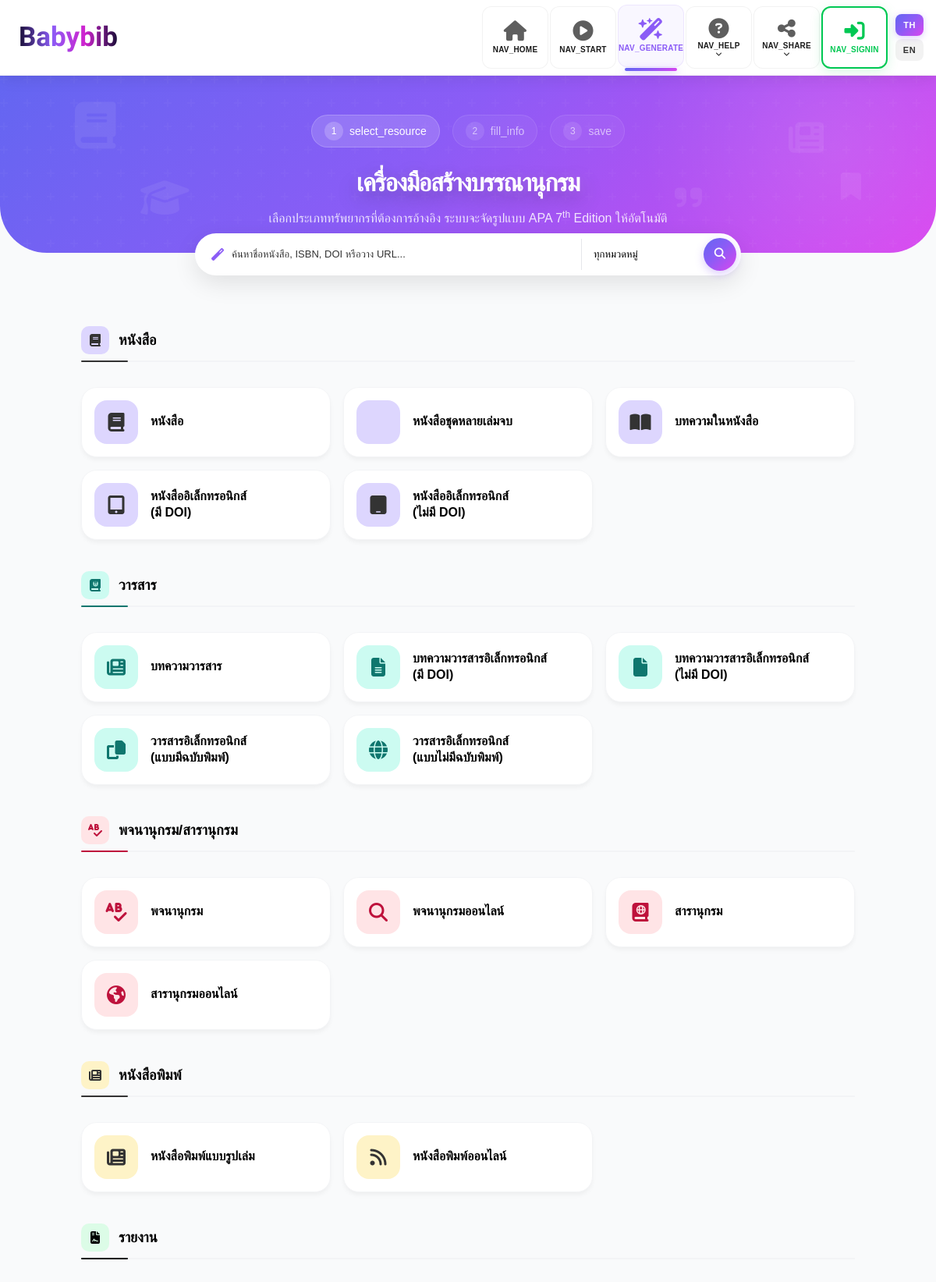
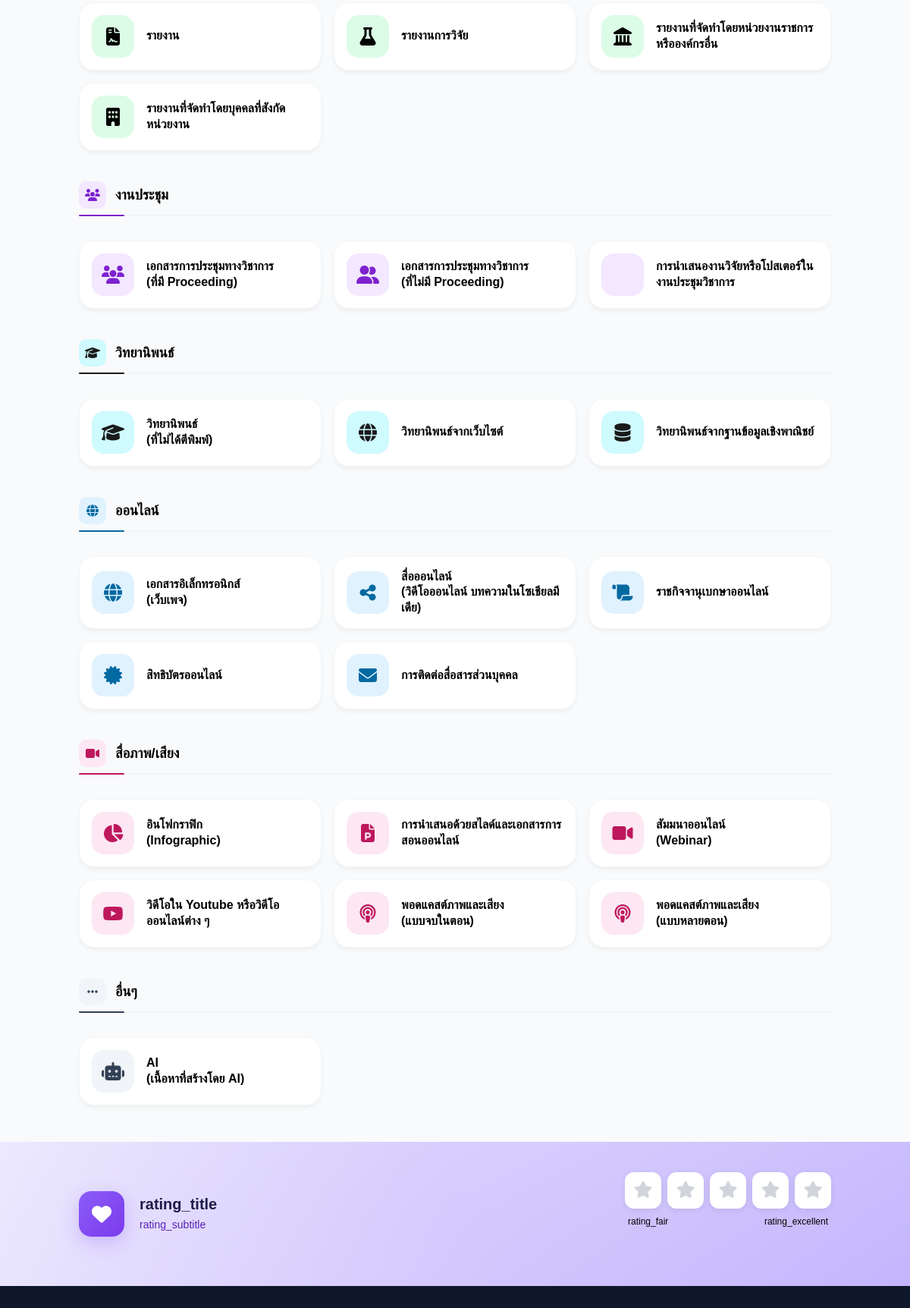
Screenshot of /generate.php (upper part) with the database file from the repository (2 pictures, top to bottom).
### tables this page shows
CREATE TABLE IF NOT EXISTS resource_types (
    id INT AUTO_INCREMENT PRIMARY KEY,
    code VARCHAR(50) UNIQUE NOT NULL,
    name_th VARCHAR(255) NOT NULL,
    name_en VARCHAR(255) NOT NULL,
    category VARCHAR(100) NOT NULL,
    icon VARCHAR(50) DEFAULT 'fa-file',
    fields_config JSON NOT NULL,
    sort_order INT DEFAULT 0,
    is_active TINYINT(1) DEFAULT 1,
    created_at TIMESTAMP DEFAULT CURRENT_TIMESTAMP,
    INDEX idx_resource_category (category),
    INDEX idx_resource_active (is_active),
    INDEX idx_resource_sort (sort_order)
);

### includes/session.php (called while the page is built, shortened)
<?php
function isLoggedIn()
{
    return isset($_SESSION['user_id']) && !empty($_SESSION['user_id']);
}
function getCurrentLanguage()
{
    return $_SESSION['language'] ?? $_SESSION['user_language'] ?? 'th';
}
if (!isset($lang)) {
    $currentLang = getCurrentLanguage();
    $langFile = __DIR__ . '/../lang/' . $currentLang . '.php';
    $lang = file_exists($langFile) ? require $langFile : require __DIR__ . '/../lang/th.php';
}
if (!function_exists('__')) {
    function __($key, $forcedLang = null)
    {
        global $lang, $currentLang;
        static $cachedLangs = [];
        if ($forcedLang && $forcedLang !== $currentLang) {
            if (!isset($cachedLangs[$forcedLang])) {
                $langFile = __DIR__ . '/../lang/' . $forcedLang . '.php';
                $cachedLangs[$forcedLang] = file_exists($langFile) ? require $langFile : [];
            }
            return $cachedLangs[$forcedLang][$key] ?? $key;
        }
        return $lang[$key] ?? $key;
    }
}

### includes/functions.php (called while the page is built, shortened)
<?php
function getResourceTypes($category = null)
{
    try {
        $db = getDB();
        $sql = "SELECT * FROM resource_types WHERE is_active = 1";
        $sql .= " ORDER BY sort_order, name_th";
        $stmt = $db->prepare($sql);
        $stmt->execute($category ? [$category] : []);
        return $stmt->fetchAll();
    } catch (Exception $e) {
        return [];
    }
}
function getResourceCategories()
{
    return [
        'books' => ['name_th' => 'หนังสือ', 'name_en' => 'Books', 'icon' => 'fa-book'],
        'journals' => ['name_th' => 'วารสาร', 'name_en' => 'Journals', 'icon' => 'fa-book-journal-whills'],
        'reference' => ['name_th' => 'พจนานุกรม/สารานุกรม', 'name_en' => 'Reference', 'icon' => 'fa-spell-check'],
        'newspapers' => ['name_th' => 'หนังสือพิมพ์', 'name_en' => 'Newspapers', 'icon' => 'fa-newspaper'],
        'reports' => ['name_th' => 'รายงาน', 'name_en' => 'Reports', 'icon' => 'fa-file-contract'],
        'conferences' => ['name_th' => 'งานประชุม', 'name_en' => 'Conferences', 'icon' => 'fa-users'],
        'theses' => ['name_th' => 'วิทยานิพนธ์', 'name_en' => 'Theses', 'icon' => 'fa-graduation-cap'],
        'online' => ['name_th' => 'ออนไลน์', 'name_en' => 'Online', 'icon' => 'fa-globe'],
        'media' => ['name_th' => 'สื่อภาพ/เสียง', 'name_en' => 'Media', 'icon' => 'fa-video'],
        'others' => ['name_th' => 'อื่นๆ', 'name_en' => 'Others', 'icon' => 'fa-ellipsis']
    ];
}

### generate.php (the view, shortened to what this page needs)
<?php
require_once 'includes/header.php';
if (isLoggedIn()) {
    require_once 'includes/navbar-user.php';
} else {
    require_once 'includes/navbar-guest.php';
}
$resourceTypes = getResourceTypes();
$categories = getResourceCategories();
?>
<section class="hero" style="padding: 240px 0 var(--space-24); border-bottom-left-radius: 60px; border-bottom-right-radius: 60px; min-height: auto; align-items: flex-start;">
    <div class="hero-decorations">
        <i class="fas fa-book decor-1"></i>
        <i class="fas fa-newspaper decor-2"></i>
        <i class="fas fa-graduation-cap decor-3"></i>
        <i class="fas fa-bookmark decor-4"></i>
        <i class="fas fa-quote-right decor-5"></i>
    </div>
    <div class="container">
        <div class="hero-content" style="margin-top: 50px;">
            <div class="step-indicator" style="margin-bottom: 25px;">
                <div class="step active" id="step-1" style="background: rgba(255,255,255,0.15); color: white; border: 1px solid rgba(255,255,255,0.2);">
                    <span class="step-number" style="background: rgba(255,255,255,0.2);">1</span>
                    <?php echo __('select_resource'); ?>
                </div>
                <div class="step" id="step-2" style="background: rgba(255,255,255,0.05); color: rgba(255,255,255,0.6); border: 1px solid rgba(255,255,255,0.1);">
                    <span class="step-number" style="background: rgba(255,255,255,0.1);">2</span>
                    <?php echo __('fill_info'); ?>
                </div>
                <div class="step" id="step-3" style="background: rgba(255,255,255,0.05); color: rgba(255,255,255,0.6); border: 1px solid rgba(255,255,255,0.1);">
                    <span class="step-number" style="background: rgba(255,255,255,0.1);">3</span>
                    <?php echo __('save'); ?>
                </div>
            </div>
            <h1 class="hero-title" style="font-size: 32px; color: white; margin-bottom: 12px; font-weight: 800;">
                <?php echo $currentLang === 'th' ? 'เครื่องมือสร้างบรรณานุกรม' : 'Bibliography Generator'; ?>
            </h1>
            <div class="generate-step-header" id="selection-header">
                <p style="color: rgba(255,255,255,0.85); font-weight: 400; font-size: 16px;">
                    <?php echo $currentLang === 'th'
                        ? 'เลือกประเภททรัพยากรที่ต้องการอ้างอิง ระบบจะจัดรูปแบบ APA 7<sup>th</sup> Edition ให้อัตโนมัติ'
                        : 'Choose the resource type you want to cite, the system will automatically format it in APA 7<sup>th</sup>'; ?>
                </p>
            </div>
        </div>
    </div>
</section>
<main class="container" style="margin-top: -25px; position: relative; z-index: 100; padding: 0 0 var(--space-12);">
    <div id="resource-selection" class="slide-up">
        <div class="resource-toolbar-container" style="margin-bottom: 25px; position: relative;">
            <div class="resource-toolbar" style="box-shadow: 0 10px 30px rgba(0,0,0,0.1); background: white; padding: 6px; border-radius: var(--radius-full); display: flex; align-items: center;">
                <div class="search-bar" style="flex: 1; display: flex; align-items: center; padding-left: 15px; position: relative; gap: 10px;">
                    <i class="fas fa-magic" style="color: var(--primary); flex-shrink: 0; position: static; transform: none; margin: 0;"></i>
                    <input type="text" id="resource-search" class="form-input" style="border: none; box-shadow: none; flex: 1; padding: 12px 0; background: transparent; margin: 0;"
                        placeholder="<?php echo $currentLang === 'th' ? 'ค้นหาชื่อหนังสือ, ISBN, DOI หรือวาง URL...' : 'Search by title, ISBN, DOI or paste a URL...'; ?>"
                        autocomplete="off">
                </div>
                <select class="category-select" id="category-filter" style="border: none; box-shadow: none; border-left: 1px solid var(--border-light); border-radius: 0; padding: 0 15px; background: transparent;">
                    <option value="all"><?php echo $currentLang === 'th' ? 'ทุกหมวดหมู่' : 'All Categories'; ?></option>
                </select>
                <button type="button" id="main-search-btn" class="smart-search-btn" style="margin-left: 5px;" onclick="performSmartSearch()">
                    <i class="fas fa-search" style="font-size: 0.9rem;"></i>
                </button>
            </div>
        </div>
        <div style="padding: 0 var(--space-4);">
            <div class="resource-grid" id="resource-grid">
                <?php
                $groupedResourceTypes = [];
                foreach ($resourceTypes as $type) {
                    $cat = $type['category'];
                    if (!isset($groupedResourceTypes[$cat])) {
                        $groupedResourceTypes[$cat] = [];
                    }
                    $groupedResourceTypes[$cat][] = $type;
                }
                $brandIcons = ['fa-youtube', 'fa-facebook', 'fa-line', 'fa-instagram', 'fa-tiktok', 'fa-twitter'];
                foreach ($categories as $catKey => $catInfo):
                ?>
                    <div class="category-group cat-<?php echo $catKey; ?>" data-category-group="<?php echo $catKey; ?>">
                        <div class="category-group-title">
                            <i class="fas <?php echo $catInfo['icon']; ?>"></i>
                            <?php echo $currentLang === 'th' ? $catInfo['name_th'] : $catInfo['name_en']; ?>
                        </div>
                        <div class="category-items">
                            <?php foreach ($groupedResourceTypes[$catKey] as $type):
                                $iconPrefix = in_array($type['icon'], $brandIcons) ? 'fab' : 'fas';
                            ?>
                                <div class="resource-card cat-<?php echo $catKey; ?>"
                                    data-id="<?php echo $type['id']; ?>"
                                    data-code="<?php echo $type['code']; ?>"
                                    data-category="<?php echo $type['category']; ?>"
                                    data-fields-config='<?php echo $type['fields_config']; ?>'
                                    data-name-th="<?php echo htmlspecialchars($type['name_th']); ?>"
                                    data-name-en="<?php echo htmlspecialchars($type['name_en']); ?>"
                                    onclick="selectResource(this)">
                                    <div class="resource-icon">
                                        <i class="<?php echo $iconPrefix; ?> <?php echo $type['icon']; ?>"></i>
                                    </div>
                                    <div class="resource-info">
                                        <h4><?php
                                            $cardLabel = ($currentLang === 'th' ? $type['name_th'] : $type['name_en']);
                                            echo str_replace(' (', '<br>(', $cardLabel);
                                            ?></h4>
                                    </div>
                                </div>
                            <?php endforeach; ?>
                        </div>
                    </div>
                <?php endforeach; ?>
            </div>
        </div>
    </div>
</main>
<?php require_once 'includes/footer.php'; ?>

### assets/css/main.css (style rules this page uses)
:root { --primary: #8B5CF6; --primary-dark: #7C3AED; --primary-light: #EDE9FE; --primary-gradient: linear-gradient(135deg, #6366F1 0%, #8B5CF6 45%, #D946EF 100%); --brand-gradient: linear-gradient(to right, #180d36, #8B5CF6, #CF23CF, #180d36); --success: #10B981; --success-light: #D1FAE5; --warning: #F59E0B; --warning-light: #FEF3C7; --danger: #EF4444; --danger-light: #FEE2E2; --info: #3B82F6; --info-light: #DBEAFE; --white: #FFFFFF; --gray-50: #F9FAFB; --gray-100: #F3F4F6; --gray-200: #E5E7EB; --gray-300: #D1D5DB; --gray-400: #9CA3AF; --gray-500: #4B5563; --gray-600: #374151; --gray-700: #000000; --gray-800: #111827; --gray-900: #000000; --black: #000000; --text-primary: #000000; --text-secondary: #1a1a1a; --text-tertiary: #333333; --text-inverse: #FFFFFF; --bg-primary: #FFFFFF; --bg-secondary: #F9FAFB; --bg-tertiary: #F3F4F6; --border-light: #E5E7EB; --border-medium: #D1D5DB; --border-dark: #9CA3AF; --shadow-sm: 0 1px 2px 0 rgba(0, 0, 0, 0.05); --shadow: 0 1px 3px 0 rgba(0, 0, 0, 0.1), 0 1px 2px 0 rgba(0, 0, 0, 0.06); --shadow-md: 0 4px 6px -1px rgba(0, 0, 0, 0.1), 0 2px 4px -1px rgba(0, 0, 0, 0.06); --shadow-lg: 0 10px 15px -3px rgba(0, 0, 0, 0.1), 0 4px 6px -2px rgba(0, 0, 0, 0.05); --shadow-xl: 0 20px 25px -5px rgba(0, 0, 0, 0.1), 0 10px 10px -5px rgba(0, 0, 0, 0.04); --shadow-primary: 0 4px 14px 0 rgba(139, 92, 246, 0.3); --font-thai: 'Tahoma', sans-serif; --font-english: -apple-system, BlinkMacSystemFont, 'SF Pro Display', 'Segoe UI', Roboto, sans-serif; --text-xs: 0.75rem; --text-sm: 0.875rem; --text-base: 1rem; --text-lg: 1.125rem; --text-xl: 1.25rem; --text-2xl: 1.5rem; --text-3xl: 1.875rem; --text-4xl: 2.25rem; --text-5xl: 3rem; --space-1: 0.25rem; --space-2: 0.5rem; --space-3: 0.75rem; --space-4: 1rem; --space-5: 1.25rem; --space-6: 1.5rem; --space-8: 2rem; --space-10: 2.5rem; --space-12: 3rem; --space-16: 4rem; --radius-sm: 0.25rem; --radius: 0.5rem; --radius-md: 0.75rem; --radius-lg: 1rem; --radius-xl: 1.5rem; --radius-full: 9999px; --transition-fast: all 0.2s ease; --transition-base: all 0.3s ease; --z-dropdown: 100; --z-sticky: 200; --z-modal: 300; --z-toast: 400; }
*, *::before, *::after { box-sizing: border-box; margin: 0; padding: 0; }
html { scroll-behavior: smooth; -webkit-font-smoothing: antialiased; -moz-osx-font-smoothing: grayscale; }
body { font-family: var(--font-thai); font-size: var(--text-base); line-height: 1.6; color: var(--text-primary); background-color: var(--bg-secondary); min-height: 100vh; }
button { font-family: inherit; cursor: pointer; }
input, textarea, select { font-family: inherit; font-size: inherit; }
h1, h2, h3, h4, h5, h6 { font-weight: 600; line-height: 1.3; color: var(--text-primary); }
h1 { font-size: var(--text-4xl); }
h4 { font-size: var(--text-xl); }
.container { width: 100%; max-width: 1280px; margin: 0 auto; padding: 0 var(--space-4); }
.form-input, .form-select, .form-textarea { width: 100%; padding: var(--space-2) var(--space-3); font-size: var(--text-sm); color: var(--text-primary); background-color: var(--white); border: 1px solid var(--border-medium); border-radius: var(--radius-md); transition: all var(--transition); }
.form-input::placeholder { color: var(--text-tertiary); }

### assets/css/animations.css (style rules this page uses)
.page-enter { animation: pageEnter 0.4s ease; }
.slide-up { animation: slideUp 0.4s ease; }

### rows the page displays
resource_types: name_th "หนังสือ"
resource_types: name_th "หนังสือชุดหลายเล่มจบ"
resource_types: name_th "บทความในหนังสือ"
resource_types: name_th "หนังสืออิเล็กทรอนิกส์ (มี DOI)"
resource_types: name_th "หนังสืออิเล็กทรอนิกส์ (ไม่มี DOI)"
resource_types: name_th "บทความวารสาร"
resource_types: name_th "บทความวารสารอิเล็กทรอนิกส์ (มี DOI)"
resource_types: name_th "บทความวารสารอิเล็กทรอนิกส์ (ไม่มี DOI)"
resource_types: name_th "วารสารอิเล็กทรอนิกส์ (แบบมีฉบับพิมพ์)"
resource_types: name_th "วารสารอิเล็กทรอนิกส์ (แบบไม่มีฉบับพิมพ์)"
resource_types: name_th "พจนานุกรม"
resource_types: name_th "พจนานุกรมออนไลน์"
resource_types: name_th "สารานุกรม"
resource_types: name_th "สารานุกรมออนไลน์"
resource_types: name_th "หนังสือพิมพ์แบบรูปเล่ม"
resource_types: name_th "หนังสือพิมพ์ออนไลน์"
resource_types: name_th "รายงาน"
resource_types: name_th "รายงานการวิจัย"
resource_types: name_th "รายงานที่จัดทำโดยหน่วยงานราชการหรือองค์กรอื่น"
resource_types: name_th "รายงานที่จัดทำโดยบุคคลที่สังกัดหน่วยงาน"
resource_types: name_th "เอกสารการประชุมทางวิชาการ (ที่มี Proceeding)"
resource_types: name_th "เอกสารการประชุมทางวิชาการ (ที่ไม่มี Proceeding)"
resource_types: name_th "การนำเสนองานวิจัยหรือโปสเตอร์ในงานประชุมวิชาการ"
resource_types: name_th "วิทยานิพนธ์ (ที่ไม่ได้ตีพิมพ์)"
resource_types: name_th "วิทยานิพนธ์จากเว็บไซต์"
resource_types: name_th "วิทยานิพนธ์จากฐานข้อมูลเชิงพาณิชย์"
resource_types: name_th "เอกสารอิเล็กทรอนิกส์ (เว็บเพจ)"
resource_types: name_th "สื่อออนไลน์ (วิดีโอออนไลน์ บทความในโซเชียลมีเดีย)"
resource_types: name_th "ราชกิจจานุเบกษาออนไลน์"
resource_types: name_th "สิทธิบัตรออนไลน์"
resource_types: name_th "การติดต่อสื่อสารส่วนบุคคล"
resource_types: name_th "อินโฟกราฟิก (Infographic)"
resource_types: name_th "การนำเสนอด้วยสไลด์และเอกสารการสอนออนไลน์"
resource_types: name_th "สัมมนาออนไลน์ (Webinar)"
resource_types: name_th "วิดีโอใน Youtube หรือวิดีโอออนไลน์ต่าง ๆ"
resource_types: name_th "พอดแคสต์ภาพและเสียง (แบบจบในตอน)"
resource_types: name_th "พอดแคสต์ภาพและเสียง (แบบหลายตอน)"
resource_types: name_th "AI (เนื้อหาที่สร้างโดย AI)"

### other values shown
__('nav_home') "NAV_HOME"
__('nav_start') "NAV_START"
__('nav_generate') "NAV_GENERATE"
__('nav_help') "NAV_HELP"
__('nav_share') "NAV_SHARE"
__('nav_signin') "NAV_SIGNIN"
__('select_resource') "select_resource"
__('fill_info') "fill_info"
__('save') "save"
$catInfo['name_th'] "วารสาร"
$catInfo['name_th'] "พจนานุกรม/สารานุกรม"
$catInfo['name_th'] "หนังสือพิมพ์"
$catInfo['name_th'] "งานประชุม"
$catInfo['name_th'] "วิทยานิพนธ์"
$catInfo['name_th'] "ออนไลน์"
